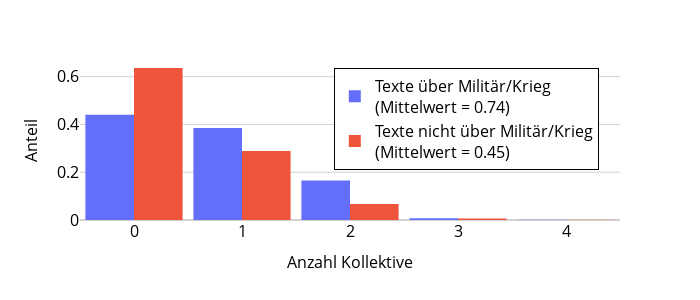

The notebook cell this image was saved under:
### Code cell
meta_plot = meta_anth_bin.copy()

for cont_comp_feature in cont_comp_features:
    mean_main = meta_plot[meta_plot[main_feature] == 1][cont_comp_feature].mean()
    mean_notmain = meta_plot[meta_plot[main_feature] == 0][cont_comp_feature].mean()
    label_main = f"Texte über Militär/Krieg<br>(Mittelwert = {round(mean_main, 2)})"
    label_notmain = f"Texte nicht über Militär/Krieg<br>(Mittelwert = {round(mean_notmain, 2)})"
    meta_plot['plot_legend'] = [label_main if x == 1 else label_notmain for x in meta_plot[main_feature]]
    
    meta_plot['words'] = meta_plot['words'].clip(upper=1250)
    
    fig = px.histogram(
        meta_plot,
        x = cont_comp_feature,
        color = 'plot_legend',
        histnorm = 'probability density',
        barmode = 'group',
        labels = {'plot_legend' : '',
                  'kollektiv_count' : 'Anzahl Kollektive',
                 }
    )

    fig.update_layout(
        width = 700, height = 300,
        yaxis_title="Anteil",
        xaxis=dict(tickfont=dict(size=16), titlefont=dict(size=16)),
        yaxis=dict(tickfont=dict(size=16), titlefont=dict(size=16)),
        legend=dict(font = dict(size=16), x=0.47, y = 0.95),
        bargap=0.1
    )
    fig = update_fig_for_publication(fig)
    fig.write_image(f"plots/6.4.3 Militär_Krieg – {cont_comp_feature}.pdf")
    fig.show()

### Figure 1 — Plotly figure (JSON) as saved in the notebook; plotly's stock layout.template omitted (floating-point values rounded to 4 significant figures; data arrays with more than 128 entries replaced by an {"elided": "..."} marker saying what was removed)
{"data": [{"alignmentgroup": "True", "bingroup": "x", "histnorm": "probability density", "hovertemplate": "=Texte über Militär/Krieg<br>(Mittelwert = 0.74)<br>Anzahl Kollektive=%{x}<br>probability density=%{y}<extra></extra>", "legendgroup": "Texte über Militär/Krieg<br>(Mittelwert = 0.74)", "marker": {"color": "#636efa", "pattern": {"shape": ""}}, "name": "Texte über Militär/Krieg<br>(Mittelwert = 0.74)", "offsetgroup": "Texte über Militär/Krieg<br>(Mittelwert = 0.74)", "orientation": "v", "showlegend": true, "type": "histogram", "x": {"elided": "797 int values"}, "xaxis": "x", "yaxis": "y"}, {"alignmentgroup": "True", "bingroup": "x", "histnorm": "probability density", "hovertemplate": "=Texte nicht über Militär/Krieg<br>(Mittelwert = 0.45)<br>Anzahl Kollektive=%{x}<br>probability density=%{y}<extra></extra>", "legendgroup": "Texte nicht über Militär/Krieg<br>(Mittelwert = 0.45)", "marker": {"color": "#EF553B", "pattern": {"shape": ""}}, "name": "Texte nicht über Militär/Krieg<br>(Mittelwert = 0.45)", "offsetgroup": "Texte nicht über Militär/Krieg<br>(Mittelwert = 0.45)", "orientation": "v", "showlegend": true, "type": "histogram", "x": {"elided": "1053 int values"}, "xaxis": "x", "yaxis": "y"}], "layout": {"bargap": 0.1, "barmode": "group", "font": {"color": "black"}, "height": 300, "legend": {"bordercolor": "black", "borderwidth": 1, "font": {"size": 16}, "title": {"text": ""}, "tracegroupgap": 0, "x": 0.47, "y": 0.95}, "margin": {"t": 60}, "paper_bgcolor": "white", "plot_bgcolor": "white", "width": 700, "xaxis": {"anchor": "y", "autorange": true, "color": "black", "domain": [0, 1], "gridcolor": "white", "range": [-0.5, 4.5], "showgrid": false, "tickfont": {"size": 16}, "title": {"font": {"size": 16}, "text": "Anzahl Kollektive"}, "type": "linear"}, "yaxis": {"anchor": "x", "autorange": true, "color": "black", "domain": [0, 1], "gridcolor": "lightgray", "range": [0, 0.6698], "tickfont": {"size": 16}, "title": {"font": {"size": 16}, "text": "Anteil"}, "zerolinecolor": "lightgray"}}}
